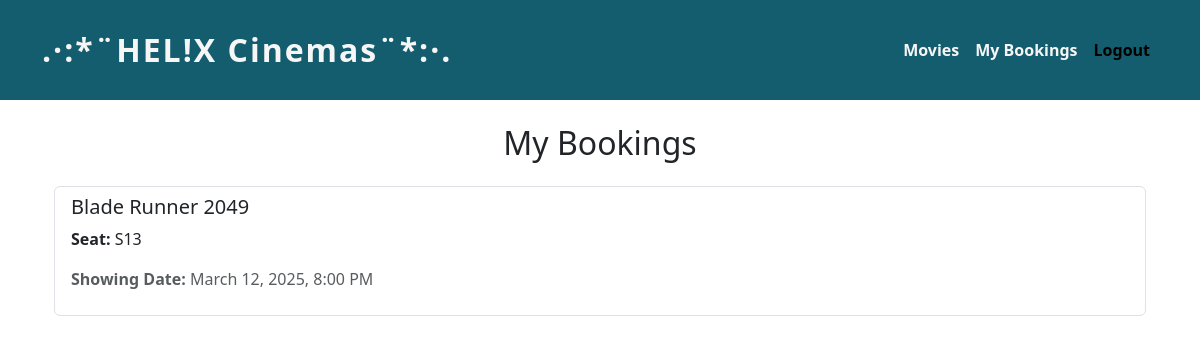
The app's page /bookings/history/ (signed in), older data.
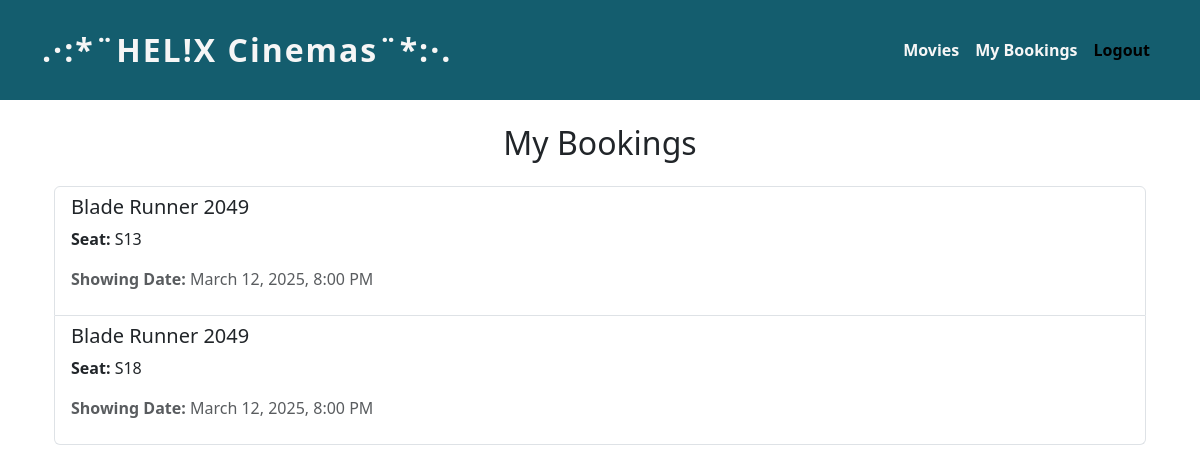
The same page, newer data.
### bookings/models.py (models this page shows, shortened)
class Booking(models.Model):
    user = models.ForeignKey(User, on_delete=models.CASCADE)
    movie = models.ForeignKey(Movie, on_delete=models.CASCADE)
    seat = models.OneToOneField(Seat, on_delete=models.CASCADE)

class Movie(models.Model):
    title = models.CharField(max_length=255)
    description = models.TextField()
    duration = models.IntegerField()  # in minutes
    release_date = models.DateField()
    showing_date = models.DateTimeField()
    poster = models.ImageField(upload_to='movie_posters/', blank=True, null=True)

class Seat(models.Model):
    movie = models.ForeignKey(Movie, on_delete=models.CASCADE, related_name="seats")  # link seats to movies
    seat_number = models.CharField(max_length=10)
    booking_status = models.BooleanField(default=False)  # False = Available, True = Booked

### bookings/views.py (the view)
# urls.py: path('history/', views.booking_history, name='booking_history'),
@login_required
def booking_history(request):
    bookings = Booking.objects.filter(user=request.user)
    return render(request, 'bookings/booking_history.html', {'bookings': bookings})

### bookings/templates/bookings/booking_history.html (shortened to what this page needs)
{% extends 'bookings/base.html' %}
{% block content %}
<div class="container mt-4">
    <h2 class="text-center mb-4">My Bookings</h2>
    <ul class="list-group">
        {% for booking in bookings %}
            <li class="list-group-item">
                <h5>{{ booking.movie.title }}</h5>
                <p><strong>Seat:</strong> {{ booking.seat.seat_number }}</p>
                <p class="text-muted"><strong>Showing Date:</strong> {{ booking.movie.showing_date|date:"F j, Y, g:i A" }}</p>
            </li>
        {% endfor %}
    </ul>
</div>
{% endblock %}

### bookings/templates/bookings/base.html (shortened to what this page needs)
<!DOCTYPE html>
<html lang="en">
<head>
    <link href="https://cdn.jsdelivr.net/npm/bootstrap@5.3.0/dist/css/bootstrap.min.css" rel="stylesheet">
</head>
<body>
    <nav class="navbar navbar-expand-lg" style="background-color: #145d6e;">
        <div class="container">
            <a class="navbar-brand custom-title" href="/bookings/movies/">.·:*¨HEL!X Cinemas¨*:·.</a>
            <div class="collapse navbar-collapse" id="navbarNav">
                <ul class="navbar-nav ms-auto">
                    <li class="nav-item"><a class="nav-link" href="/bookings/movies/" style="color: #f6f6f6 !important; font-weight: bold;">Movies</a></li>
                    {% if user.is_authenticated %}
                        <li class="nav-item"><a class="nav-link" href="/bookings/history/" style="color: #f6f6f6 !important; font-weight: bold;">My Bookings</a></li>
                        <li class="nav-item"><a class="nav-link" href="/accounts/logout/" style="color: black !important; font-weight: bold;">Logout</a></li>
                    {% else %}
                        <li class="nav-item"><a class="nav-link text-success" href="/accounts/login/" style="color: black !important; font-weight: bold;">Login</a></li>
                    {% endif %}
                </ul>
            </div>
        </div>
    </nav>
    <div class="container mt-4">
        {% block content %}{% endblock %}
    </div>
</body>
</html>

### bookings/templates/bookings/base.html (style rules this page uses)
.custom-title { font-size: 2rem; font-weight: bold; color: #f6f6f6 !important; letter-spacing: 2px; text-align: center; }
.navbar { justify-content: center; height: 100px; }

Row changes from the older to the newer data that the page shows:
added Booking: movie "Blade Runner 2049", seat.seat_number "S18", movie.showing_date "March 12, 2025, 8:00 PM"
